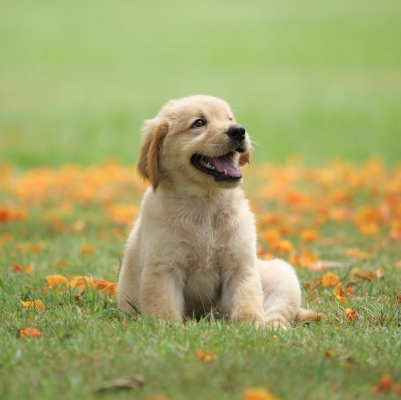
#> input picture Python/Anurag/OpenCV/datasets/image_dataset/images/dog.jpg, 401 x 400 px, found by its file name
$ jupyter execute --allow-errors 'CV Kernel.ipynb'
#> lines starting #> are read from the running program, lines starting #| are printed output that depends on the picture; after the words box and inside, x2 and y2 are one past the last pixel; in counts of white or black regions, pixels touching at a corner belong together
[cell 1]
import cv2
import numpy as np
import matplotlib.pyplot as plt

[cell 2]
arr= np.array([
    [3,5,9],
    [2,3,0],
    [1,2,3]
])

[cell 3]
img = cv2.imread('D:\DAIAugust2025\Python\Anurag\OpenCV\datasets\image_dataset\images\dog.jpg')
#> img is the input picture: shape (400, 401, 3); mean B, G, R 102.9, 164.7, 162.3

[cell 4]
kernel = np.zeros([3,3]) + 1/9

[cell 5]
kernel

[cell 6]
blurred_image = cv2.filter2D(img,-1,kernel)
cv2.imshow('image',img)
cv2.imshow('blured_image',blurred_image)
cv2.waitKey(0)
cv2.destroyAllWindows()

[cell 7]
kernel = np.zeros([9,9]) + 1/81

blurred_image = cv2.filter2D(img,-1,kernel)
cv2.imshow('image',img)
cv2.imshow('blured_image',blurred_image)
cv2.waitKey(0)
cv2.destroyAllWindows()

Gaussian Kernel

[cell 8]
#Column Kernel
kernel_size = 5
kernel = cv2.getGaussianKernel(kernel_size,1.23)
kernel

[cell 9]
gaussian_blurred_image = cv2.filter2D(img,-1,kernel)
gaussian_blurred_image = np.hstack([img,gaussian_blurred_image])
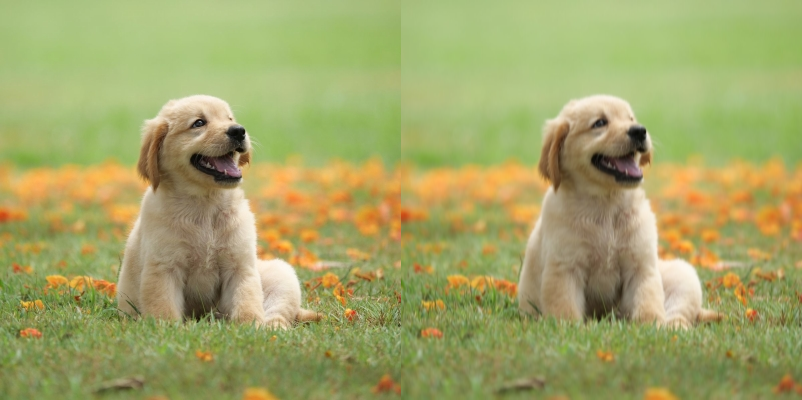
#> gaussian_blurred_image: shape (400, 802, 3); mean B, G, R 102.9, 164.7, 162.3

[cell 10]
cv2.imshow("gaussian blurred image",gaussian_blurred_image)
cv2.waitKey(0)
cv2.destroyAllWindows()

Median Kernel
###### All values are sorted and median is selected

[cell 11]
img_gray = cv2.imread('D:\DAIAugust2025\Python\Anurag\OpenCV\datasets\image_dataset\images\dog.jpg')
# median_img = cv2.medianBlur(img_gray,15)

[cell 12]
plt.figure(figsize = (16,9))
plt.subplot(121)
plt.imshow(img_gray,cmap = 'gray')
plt.subplot(122)
#> (the rest of this cell did not finish here and is left out)

Blurring selected area

[cell 13]
img_gray.shape
#> Out = (400, 401, 3)

[cell 14]
plt.figure(figsize = (16,9))
plt.subplot(121)
plt.imshow(img_gray,cmap = 'gray')

[cell 15]
height, width = img_gray.shape[0], img_gray.shape[0]
#> height = 400; width = 400
startRow = 200
endRow = 300
startCol = 300
endCol = 400

[cell 16]
croppedPart = img_gray[startRow:endRow,startCol:endCol]
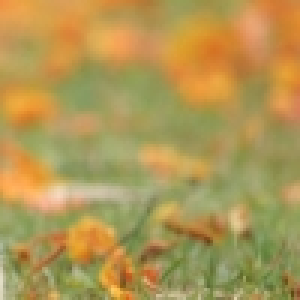
#> croppedPart: shape (100, 100, 3) (shown 3 times larger); mean B, G, R 84, 151, 176.5

[cell 17]
blurred_patch = cv2.medianBlur(croppedPart,15)
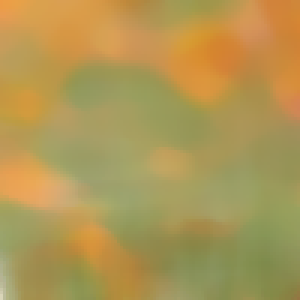
#> blurred_patch: shape (100, 100, 3) (shown 3 times larger); mean B, G, R 83.5, 151.1, 175.5
img_gray[startRow:endRow , startCol:endCol] = blurred_patch
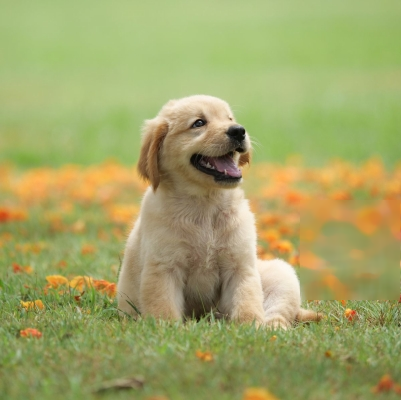
#> img_gray: shape (400, 401, 3); 6.23% of pixels changed, all inside (x1, y1, x2, y2) = (300, 200, 400, 300)

[cell 18]
plt.figure(figsize = (16,9))
plt.subplot(122)
plt.imshow(img_gray,cmap = 'gray')

Thresholding

[cell 19]
img = cv2.imread('D:\DAIAugust2025\Python\Anurag\OpenCV\datasets\image_dataset\images\dog.jpg',0)
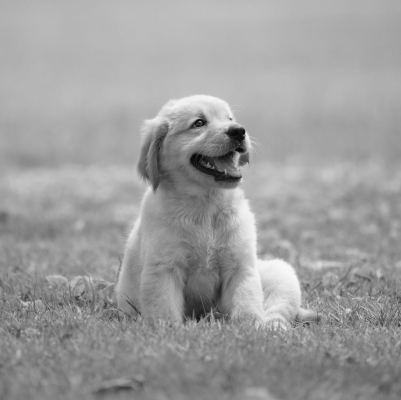
#> img: shape (400, 401); min 8, max 249, mean 156.9

[cell 20]
plt.imshow(img,cmap = 'gray')

[cell 21]
binary_image = img >130
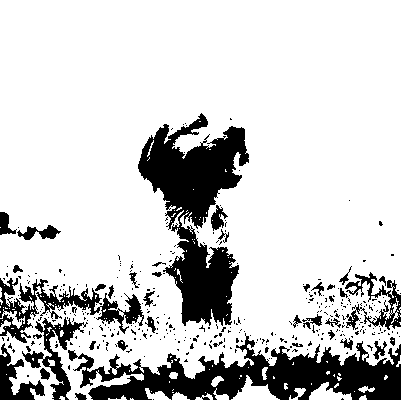
#> binary_image: shape (400, 401) bool; 80.8% white; 344 black regions (304 under 20 px), largest, box (x1, y1, x2, y2) and area: (138, 113, 249, 326) 10875, (68, 333, 401, 400) 10223, (0, 278, 144, 343) 2761

[cell 22]
plt.imshow(binary_image,cmap = 'gray')

[cell 23]
binary_image.dtype

[cell 24]
binary_image = binary_image.astype(np.uint8) * 255
binary_image.dtype

[cell 25]
plt.subplot(121)
plt.imshow(img,cmap = 'gray')
plt.subplot(122)
plt.imshow(binary_image,cmap='gray')

Corner Detection

[cell 26]
img = cv2.imread('D:\DAIAugust2025\Python\Anurag\OpenCV\datasets\image_dataset\images\circle.png',0)
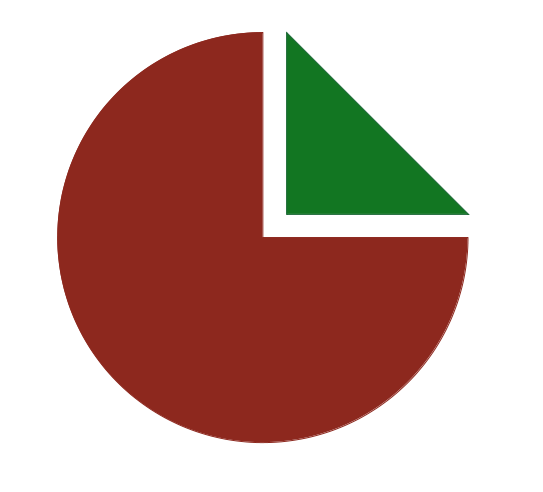
#> input picture Python/Anurag/OpenCV/datasets/image_dataset/images/circle.png, 543 x 492 px, found by its file name
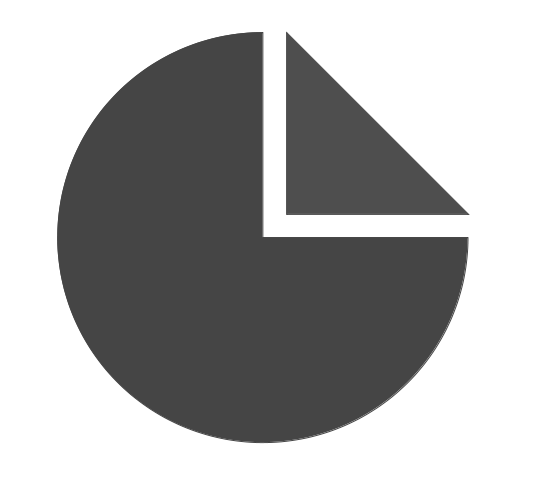
#> img: shape (492, 543); min 69, max 255, mean 174.4
help(cv2.cornerHarris)

[cell 27]
plt.imshow(img)

[cell 28]
corners = cv2.cornerHarris(img,blockSize = 2,ksize = 3,k = 0.04)
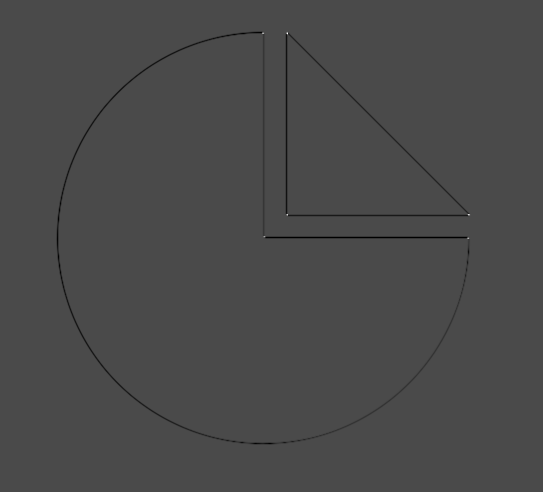
#> corners: shape (492, 543) float32; min -0.011, max 0.0267, mean -7.16e-05; drawn with min black and max white

[cell 29]
corners.min()
#> Out = -0.011

[cell 30]
corners.shape
#> Out = (492, 543)

[cell 31]
plt.imshow(corners)

[cell 32]
corners.min(),corners.max(),np.median(corners)
#> Out = (-0.011, 0.0267, 0)

[cell 33]
img_new = img.copy()
img_new[corners >0.01 * corners.max()] = [255]
#> img_new: shape (492, 543); 0.01% of pixels changed, all inside (x1, y1, x2, y2) = (262, 32, 470, 239)

[cell 34]
plt.imshow(img_new,cmap = 'gray')

[cell 35]
img_new = corners <corners.max()/2
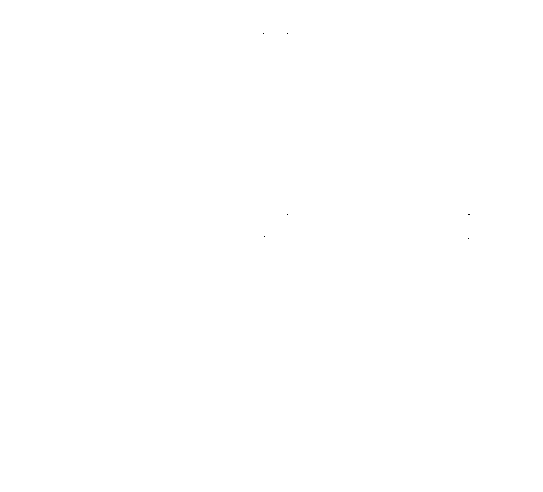
#> img_new: shape (492, 543) bool; 100% white; black in thin lines or dots, all inside (x1, y1, x2, y2) = (263, 33, 470, 239)
